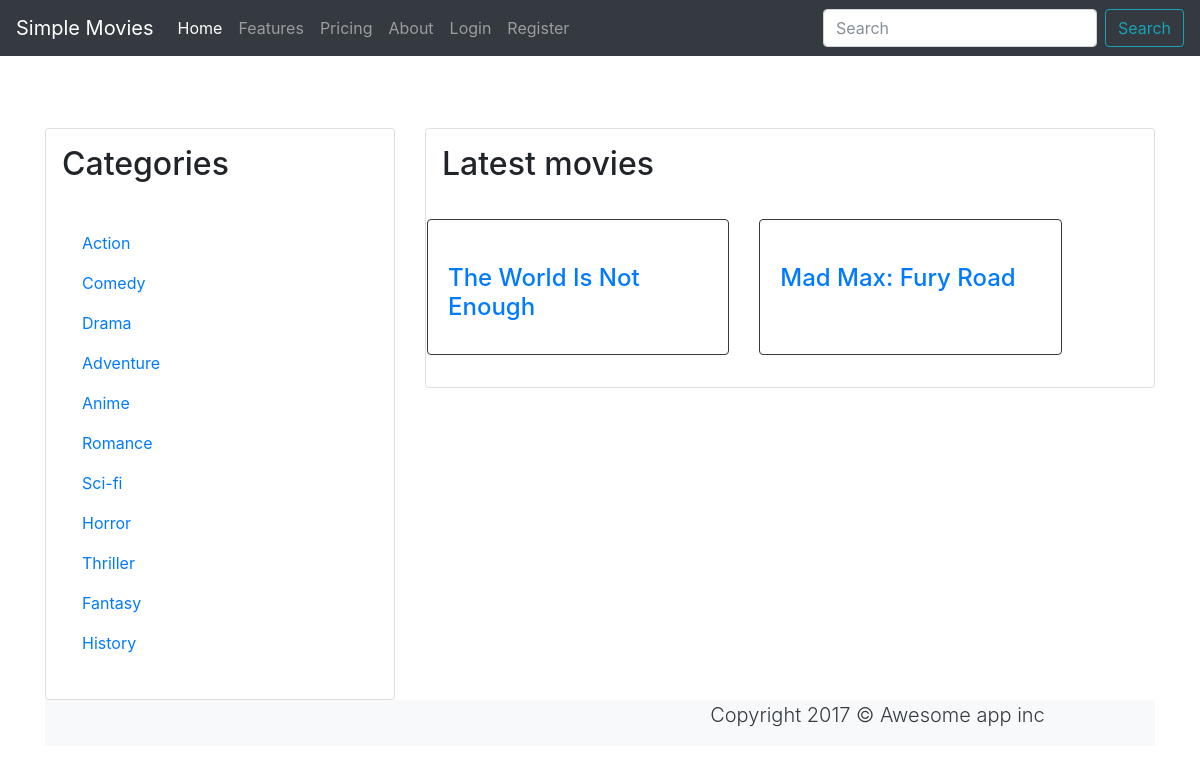
/movies.php?id=1, run on the app's committed database.
### tables this page shows
CREATE TABLE `zanr` (
  `id_zanr` int(11) NOT NULL,
  `nimetus` varchar(30) NOT NULL,
  `kirjeldus` text NOT NULL
);

CREATE TABLE `film` (
  `id_film` int(11) NOT NULL,
  `aasta` int(4) NOT NULL,
  `poster_link` text NOT NULL,
  `pealkiri` varchar(50) NOT NULL,
  `riik` varchar(30) NOT NULL,
  `rating` varchar(50) NOT NULL DEFAULT '0',
  `zanr_id` int(11) NOT NULL,
  `trailer_link` text NOT NULL,
  `pikkus` int(3) NOT NULL,
  `kirjeldus` text NOT NULL
);

### config.php (called while the page is built, shortened)
<?php
  $dbhost  = 'localhost';
  $dbname  = 'filmid';
  $dbuser  = 'root';
  $dbpass  = 'usbw';
  $connection = new mysqli($dbhost, $dbuser, $dbpass, $dbname);
  function queryMysql($query)
  {
    global $connection;
    $result = $connection->query($query);
    return $result;
  }
?>

### movies.php (the view, shortened to what this page needs)
<?php include_once "header.php"; ?>
<div class="container my-2">
  <div class="row">
    <div class="col-lg-12">
    </div>
  </div>
</div>
<div class="container my-2 mt-5">
  <div class="row mt-4">
    <div class="col-lg-4 mt-5">
<?php require_once('categories.php'); ?>
    </div>
    <div class="col-lg-8 ">
    <div class="card p-3 mt-5">
      <div class="card-title"><h2>Latest movies</h2></div>
    <div class="card-deck my-2">
<?php
  $id=$_GET['id'];
  $result=queryMysql('SELECT * from film where zanr_id='.$id);
  if($result->num_rows){
      echo '<div class="card-deck my-2">';
    foreach($result as $row){
    echo '<div class="card border-dark">
          <a href="movie.php?id='.$row['id_film'].'">
              <img src="'.$row['poster_link'].'" alt="" class="card-img-top img-fluid">
          </a>
              <div class="card-body">
                <a href="movie.php?id='.$row['id_film'].'">
                  <h4 class="card-title">'.$row['pealkiri'].'</h4>
                  </a>
              </div>
          </div>';
  }
  echo '</div>';
}else{
  echo '0 results';
}
?>
      </div>
    </div>
  </div>
</div>
<?php
	include_once "footer.php";
?>

### categories.php (shortened to what this page needs)
<div class="card p-3">
        <div class="card-title"><h2>Categories</h2></div>
        <div class="card-body">
          <ul class="navbar-nav">
          <?php
            $result=queryMysql('SELECT * from zanr');
            if($result->num_rows){
            foreach($result as $row){
              echo '<li class="nav-item">
                <a href="movies.php?id='.$row['id_zanr'].'" class="nav-link">'.$row['nimetus'].'</a>
          </li>';
            }
          }else{
            echo '0 results';
          }
          ?>
          </ul>
        </div>
      </div>

### data on the page
zanr: nimetus "Action"
zanr: nimetus "Comedy"
zanr: nimetus "Drama"
zanr: nimetus "Adventure"
zanr: nimetus "Anime"
zanr: nimetus "Romance"
zanr: nimetus "Sci-fi"
zanr: nimetus "Horror"
zanr: nimetus "Thriller"
zanr: nimetus "Fantasy"
zanr: nimetus "History"
film: pealkiri "The World Is Not Enough"
film: pealkiri "Mad Max: Fury Road"
